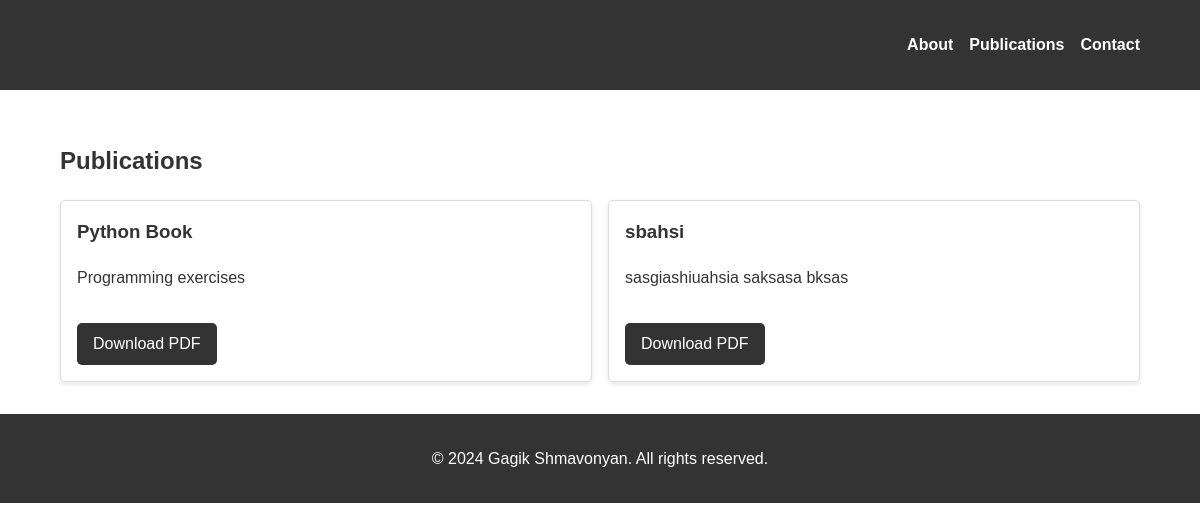
The page /articles/ on the database as committed earlier.
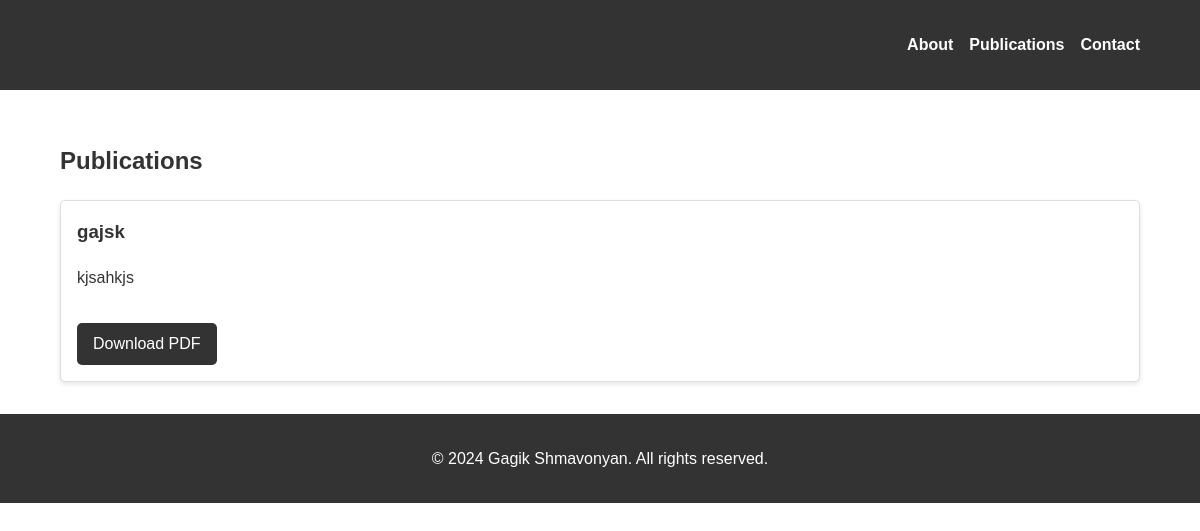
The same page on the database as committed later.
### main/models.py (models this page shows, shortened)
class Article(models.Model):
    title = models.CharField(max_length=200)
    description = models.TextField()
    pdf_file = models.FileField(upload_to='articles/')
    created_at = models.DateTimeField(auto_now_add=True)

### main/views.py (the view)
# urls.py: path('articles/', views.articles, name='articles'),
def articles(request):
    articles = Article.objects.all()
    return render(request, 'articles.html', {'articles': articles})

### main/templates/articles.html (shortened to what this page needs)
{% extends 'base.html' %}
{% block content %}
<section id="articles" class="articles">
    <div class="container">
        <h2>Publications</h2>
        <div class="article-list">
            {% for article in articles %}
            <article class="article-item">
                <h3>{{ article.title }}</h3>
                <p>{{ article.description }}</p>
                <a href="{% url 'download_article' article.id %}" class="btn">Download PDF</a>
            </article>
            {% endfor %}
        </div>
    </div>
</section>
{% endblock %}

Rows that differ between the two databases and show on the page:
removed Article: title "Python Book", description "Programming exercises"
removed Article: title "sbahsi", description "sasgiashiuahsia saksasa bksas"
added Article: title "gajsk", description "kjsahkjs"
